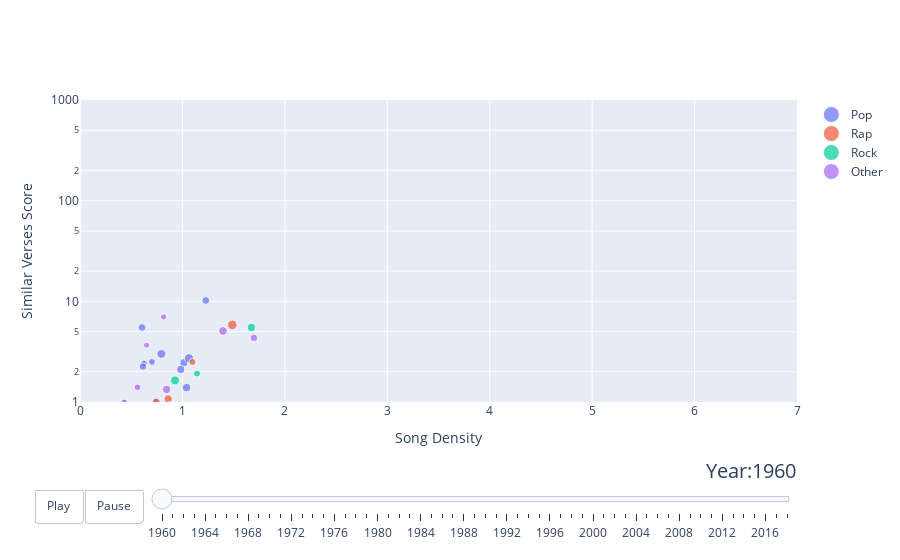

Source (notebook cell):
### Code cell
import plotly.graph_objects as go

dataset = df.dropna()

# url = "https://raw.githubusercontent.com/plotly/datasets/master/gapminderDataFiveYear.csv"
# dataset = pd.read_csv(url)

years = [str(i) for i in range(1960, 2019)]

# make list of genres
genres = ['Pop', 'Rap', 'Rock', 'Other']
# make figure
fig_dict = {
    "data": [],
    "layout": {},
    "frames": []
}

# x axis: density, y axis: similar verses score
fig_dict["layout"]["xaxis"] = {"range": [0, 7], "title": "Song Density"}
# fig_dict["layout"]["yaxis"] = {"title": "Similar Verses Score"}
fig_dict["layout"]["yaxis"] = {"range": [0, 3], "title": "Similar Verses Score", "type": "log"}
fig_dict["layout"]["hovermode"] = "closest"
fig_dict["layout"]["sliders"] = {
    "args": [
        "transition", {
            "duration": 400,
            "easing": "cubic-in-out"
        }
    ],
    "initialValue": "1960",
    "plotlycommand": "animate",
    "values": years,
    "visible": True
}
fig_dict["layout"]["updatemenus"] = [
    {
        "buttons": [
            {
                "args": [None, {"frame": {"duration": 500, "redraw": False},
                                "fromcurrent": True, "transition": {"duration": 300,
                                                                    "easing": "quadratic-in-out"}}],
                "label": "Play",
                "method": "animate"
            },
            {
                "args": [[None], {"frame": {"duration": 0, "redraw": False},
                                  "mode": "immediate",
                                  "transition": {"duration": 0}}],
                "label": "Pause",
                "method": "animate"
            }
        ],
        "direction": "left",
        "pad": {"r": 10, "t": 87},
        "showactive": False,
        "type": "buttons",
        "x": 0.1,
        "xanchor": "right",
        "y": 0,
        "yanchor": "top"
    }
]

sliders_dict = {
    "active": 0,
    "yanchor": "top",
    "xanchor": "left",
    "currentvalue": {
        "font": {"size": 20},
        "prefix": "Year:",
        "visible": True,
        "xanchor": "right"
    },
    "transition": {"duration": 300, "easing": "cubic-in-out"},
    "pad": {"b": 10, "t": 50},
    "len": 0.9,
    "x": 0.1,
    "y": 0,
    "steps": []
}

# make data
year = 1960
for genre in genres:
    dataset_by_year = dataset[dataset["year"] == year]
    dataset_by_year_and_genre = dataset_by_year[dataset_by_year["genre"] == genre]

    data_dict = {
        "x": list(dataset_by_year_and_genre["density"]),
        "y": list(dataset_by_year_and_genre["similar_verses_score"]),
        "mode": "markers",
#         "text": list(dataset_by_year_and_genre["genre"]),
#         "text": list(dataset_by_year_and_genre["title"]),
        "text": [title + " - " + artist for title,artist in zip(dataset_by_year_and_genre['title'],dataset_by_year_and_genre['artist'])],
        "marker": {
            "sizemode": "area",
#             "sizeref": df["num_words"].max() / 20 ** 2,
            "sizeref": df["num_unique_words"].max() / 15 ** 2,
            "size": list(dataset_by_year_and_genre["num_unique_words"])
        },
        "name": genre
    }
    fig_dict["data"].append(data_dict)

# make frames
for year in years:
    frame = {"data": [], "name": year}
    for genre in genres:
        dataset_by_year = dataset[dataset["year"] == int(year)]
        dataset_by_year_and_genre = dataset_by_year[
            dataset_by_year["genre"] == genre]
        data_dict = {
            "x": list(dataset_by_year_and_genre["density"]),
            "y": list(dataset_by_year_and_genre["similar_verses_score"]),
            "mode": "markers",
#             "text": list(dataset_by_year_and_genre["genre"]),
#             "text": list(dataset_by_year_and_genre["title"]),
            "text": [title + " - " + artist for title,artist in zip(dataset_by_year_and_genre['title'],dataset_by_year_and_genre['artist'])],
            "marker": {
                "sizemode": "area",
#                 "sizeref": df["num_words"].max() / 20 ** 2,
                "sizeref": df["num_unique_words"].max() / 15 ** 2,
                "size": list(dataset_by_year_and_genre["num_unique_words"])
            },
            "name": genre
        }
        frame["data"].append(data_dict)

    fig_dict["frames"].append(frame)
    slider_step = {"args": [
        [year],
        {"frame": {"duration": 300, "redraw": False},
         "mode": "immediate",
         "transition": {"duration": 300}}
    ],
        "label": year,
        "method": "animate"}
    sliders_dict["steps"].append(slider_step)


fig_dict["layout"]["sliders"] = [sliders_dict]

fig = go.Figure(fig_dict)

fig.show()

### Figure 1 — Plotly figure (JSON) as saved in the notebook; plotly's stock layout.template omitted (floating-point values rounded to 4 significant figures)
{"data": [{"marker": {"size": [64, 43, 78, 85, 78, 70, 50, 36, 64, 59, 58, 56, 61, 70, 47], "sizemode": "area", "sizeref": 1.96}, "mode": "markers", "name": "Pop", "text": ["Cathy's Clown - The Everly Brothers", "I'm Sorry - Brenda Lee", "It's Now or Never - Elvis Presley", "Everybody's Somebody's Fool - Connie Francis", "My Heart Has a Mind of Its Own - Connie Francis", "Puppy Love - Paul Anka", "Let It Be Me - The Everly Brothers", "Night - Jackie Wilson", "I Want to Be Wanted - Brenda Lee", "The Village of St. Bernadette - Andy Williams", "Mama - Connie Francis", "Among My Souvenirs - Connie Francis", "Stairway to Heaven - Neil Sedaka", "My Home Town - Paul Anka", "Georgia on My Mind - Ray Charles"], "type": "scatter", "x": [1.014, 0.625, 0.7949, 1.064, 1.02, 0.6364, 0.7386, 0.4333, 0.9838, 0.6061, 0.3787, 0.6149, 1.228, 1.041, 0.7023], "y": [2.455, 2.422, 3, 2.714, 0.9048, 0.25, 1, 1, 2.104, 5.5, 0, 2.25, 10.2, 1.389, 2.5]}, {"marker": {"size": [92, 49, 62, 69], "sizemode": "area", "sizeref": 1.96}, "mode": "markers", "name": "Rap", "text": ["Save the Last Dance for Me - The Drifters", "Devil or Angel - Bobby Vee", "Walking to New Orleans - Fats Domino", "Doggin' Around - Jackie Wilson"], "type": "scatter", "x": [1.487, 1.099, 0.7444, 0.8611], "y": [5.833, 2.5, 1.001, 1.071]}, {"marker": {"size": [82, 50, 63, 70], "sizemode": "area", "sizeref": 1.96}, "mode": "markers", "name": "Rock", "text": ["Stuck on You - Elvis Presley", "The Twist - Chubby Checker", "Lonely Blue Boy - Conway Twitty", "That's All You Gotta Do - Brenda Lee"], "type": "scatter", "x": [0.9275, 1.143, 0.8561, 1.673], "y": [1.638, 1.917, 0.25, 5.5]}, {"marker": {"size": [69, 219, 69, 73, 68, 45, 57, 60, 37, 38], "sizemode": "area", "sizeref": 1.96}, "mode": "markers", "name": "Other", "text": ["He'll Have to Go - Jim Reeves", "El Paso - Marty Robbins", "Sweet Nothin's - Brenda Lee", "Chain Gang - Sam Cooke", "Beyond the Sea - Bobby Darin", "It's Time to Cry - Paul Anka", "Wonderful World - Sam Cooke", "Young Emotions - Ricky Nelson", "When Will I Be Loved - The Everly Brothers", "Lonely Weekends - Charlie Rich"], "type": "scatter", "x": [1.086, 1.676, 0.972, 1.396, 0.8452, 0.5611, 1.698, 0.8733, 0.6507, 0.8167], "y": [0.4444, 0, 0.881, 5.071, 1.333, 1.4, 4.333, 0.9231, 3.667, 7]}], "layout": {"hovermode": "closest", "sliders": [{"active": 0, "currentvalue": {"font": {"size": 20}, "prefix": "Year:", "visible": true, "xanchor": "right"}, "len": 0.9, "pad": {"b": 10, "t": 50}, "steps": [{"args": [["1960"], {"frame": {"duration": 300, "redraw": false}, "mode": "immediate", "transition": {"duration": 300}}], "label": "1960", "method": "animate"}, {"args": [["1961"], {"frame": {"duration": 300, "redraw": false}, "mode": "immediate", "transition": {"duration": 300}}], "label": "1961", "method": "animate"}, {"args": [["1962"], {"frame": {"duration": 300, "redraw": false}, "mode": "immediate", "transition": {"duration": 300}}], "label": "1962", "method": "animate"}, {"args": [["1963"], {"frame": {"duration": 300, "redraw": false}, "mode": "immediate", "transition": {"duration": 300}}], "label": "1963", "method": "animate"}, {"args": [["1964"], {"frame": {"duration": 300, "redraw": false}, "mode": "immediate", "transition": {"duration": 300}}], "label": "1964", "method": "animate"}, {"args": [["1965"], {"frame": {"duration": 300, "redraw": false}, "mode": "immediate", "transition": {"duration": 300}}], "label": "1965", "method": "animate"}, {"args": [["1966"], {"frame": {"duration": 300, "redraw": false}, "mode": "immediate", "transition": {"duration": 300}}], "label": "1966", "method": "animate"}, {"args": [["1967"], {"frame": {"duration": 300, "redraw": false}, "mode": "immediate", "transition": {"duration": 300}}], "label": "1967", "method": "animate"}, {"args": [["1968"], {"frame": {"duration": 300, "redraw": false}, "mode": "immediate", "transition": {"duration": 300}}], "label": "1968", "method": "animate"}, {"args": [["1969"], {"frame": {"duration": 300, "redraw": false}, "mode": "immediate", "transition": {"duration": 300}}], "label": "1969", "method": "animate"}, {"args": [["1970"], {"frame": {"duration": 300, "redraw": false}, "mode": "immediate", "transition": {"duration": 300}}], "label": "1970", "method": "animate"}, {"args": [["1971"], {"frame": {"duration": 300, "redraw": false}, "mode": "immediate", "transition": {"duration": 300}}], "label": "1971", "method": "animate"}, {"args": [["1972"], {"frame": {"duration": 300, "redraw": false}, "mode": "immediate", "transition": {"duration": 300}}], "label": "1972", "method": "animate"}, {"args": [["1973"], {"frame": {"duration": 300, "redraw": false}, "mode": "immediate", "transition": {"duration": 300}}], "label": "1973", "method": "animate"}, {"args": [["1974"], {"frame": {"duration": 300, "redraw": false}, "mode": "immediate", "transition": {"duration": 300}}], "label": "1974", "method": "animate"}, {"args": [["1975"], {"frame": {"duration": 300, "redraw": false}, "mode": "immediate", "transition": {"duration": 300}}], "label": "1975", "method": "animate"}, {"args": [["1976"], {"frame": {"duration": 300, "redraw": false}, "mode": "immediate", "transition": {"duration": 300}}], "label": "1976", "method": "animate"}, {"args": [["1977"], {"frame": {"duration": 300, "redraw": false}, "mode": "immediate", "transition": {"duration": 300}}], "label": "1977", "method": "animate"}, {"args": [["1978"], {"frame": {"duration": 300, "redraw": false}, "mode": "immediate", "transition": {"duration": 300}}], "label": "1978", "method": "animate"}, {"args": [["1979"], {"frame": {"duration": 300, "redraw": false}, "mode": "immediate", "transition": {"duration": 300}}], "label": "1979", "method": "animate"}, {"args": [["1980"], {"frame": {"duration": 300, "redraw": false}, "mode": "immediate", "transition": {"duration": 300}}], "label": "1980", "method": "animate"}, {"args": [["1981"], {"frame": {"duration": 300, "redraw": false}, "mode": "immediate", "transition": {"duration": 300}}], "label": "1981", "method": "animate"}, {"args": [["1982"], {"frame": {"duration": 300, "redraw": false}, "mode": "immediate", "transition": {"duration": 300}}], "label": "1982", "method": "animate"}, {"args": [["1983"], {"frame": {"duration": 300, "redraw": false}, "mode": "immediate", "transition": {"duration": 300}}], "label": "1983", "method": "animate"}, {"args": [["1984"], {"frame": {"duration": 300, "redraw": false}, "mode": "immediate", "transition": {"duration": 300}}], "label": "1984", "method": "animate"}, {"args": [["1985"], {"frame": {"duration": 300, "redraw": false}, "mode": "immediate", "transition": {"duration": 300}}], "label": "1985", "method": "animate"}, {"args": [["1986"], {"frame": {"duration": 300, "redraw": false}, "mode": "immediate", "transition": {"duration": 300}}], "label": "1986", "method": "animate"}, {"args": [["1987"], {"frame": {"duration": 300, "redraw": false}, "mode": "immediate", "transition": {"duration": 300}}], "label": "1987", "method": "animate"}, {"args": [["1988"], {"frame": {"duration": 300, "redraw": false}, "mode": "immediate", "transition": {"duration": 300}}], "label": "1988", "method": "animate"}, {"args": [["1989"], {"frame": {"duration": 300, "redraw": false}, "mode": "immediate", "transition": {"duration": 300}}], "label": "1989", "method": "animate"}, {"args": [["1990"], {"frame": {"duration": 300, "redraw": false}, "mode": "immediate", "transition": {"duration": 300}}], "label": "1990", "method": "animate"}, {"args": [["1991"], {"frame": {"duration": 300, "redraw": false}, "mode": "immediate", "transition": {"duration": 300}}], "label": "1991", "method": "animate"}, {"args": [["1992"], {"frame": {"duration": 300, "redraw": false}, "mode": "immediate", "transition": {"duration": 300}}], "label": "1992", "method": "animate"}, {"args": [["1993"], {"frame": {"duration": 300, "redraw": false}, "mode": "immediate", "transition": {"duration": 300}}], "label": "1993", "method": "animate"}, {"args": [["1994"], {"frame": {"duration": 300, "redraw": false}, "mode": "immediate", "transition": {"duration": 300}}], "label": "1994", "method": "animate"}, {"args": [["1995"], {"frame": {"duration": 300, "redraw": false}, "mode": "immediate", "transition": {"duration": 300}}], "label": "1995", "method": "animate"}, {"args": [["1996"], {"frame": {"duration": 300, "redraw": false}, "mode": "immediate", "transition": {"duration": 300}}], "label": "1996", "method": "animate"}, {"args": [["1997"], {"frame": {"duration": 300, "redraw": false}, "mode": "immediate", "transition": {"duration": 300}}], "label": "1997", "method": "animate"}, {"args": [["1998"], {"frame": {"duration": 300, "redraw": false}, "mode": "immediate", "transition": {"duration": 300}}], "label": "1998", "method": "animate"}, {"args": [["1999"], {"frame": {"duration": 300, "redraw": false}, "mode": "immediate", "transition": {"duration": 300}}], "label": "1999", "method": "animate"}, {"args": [["2000"], {"frame": {"duration": 300, "redraw": false}, "mode": "immediate", "transition": {"duration": 300}}], "label": "2000", "method": "animate"}, {"args": [["2001"], {"frame": {"duration": 300, "redraw": false}, "mode": "immediate", "transition": {"duration": 300}}], "label": "2001", "method": "animate"}, {"args": [["2002"], {"frame": {"duration": 300, "redraw": false}, "mode": "immediate", "transition": {"duration": 300}}], "label": "2002", "method": "animate"}, {"args": [["2003"], {"frame": {"duration": 300, "redraw": false}, "mode": "immediate", "transition": {"duration": 300}}], "label": "2003", "method": "animate"}, {"args": [["2004"], {"frame": {"duration": 300, "redraw": false}, "mode": "immediate", "transition": {"duration": 300}}], "label": "2004", "method": "animate"}, {"args": [["2005"], {"frame": {"duration": 300, "redraw": false}, "mode": "immediate", "transition": {"duration": 300}}], "label": "2005", "method": "animate"}, {"args": [["2006"], {"frame": {"duration": 300, "redraw": false}, "mode": "immediate", "transition": {"duration": 300}}], "label": "2006", "method": "animate"}, {"args": [["2007"], {"frame": {"duration": 300, "redraw": false}, "mode": "immediate", "transition": {"duration": 300}}], "label": "2007", "method": "animate"}, {"args": [["2008"], {"frame": {"duration": 300, "redraw": false}, "mode": "immediate", "transition": {"duration": 300}}], "label": "2008", "method": "animate"}, {"args": [["2009"], {"frame": {"duration": 300, "redraw": false}, "mode": "immediate", "transition": {"duration": 300}}], "label": "2009", "method": "animate"}, {"args": [["2010"], {"frame": {"duration": 300, "redraw": false}, "mode": "immediate", "transition": {"duration": 300}}], "label": "2010", "method": "animate"}, {"args": [["2011"], {"frame": {"duration": 300, "redraw": false}, "mode": "immediate", "transition": {"duration": 300}}], "label": "2011", "method": "animate"}, {"args": [["2012"], {"frame": {"duration": 300, "redraw": false}, "mode": "immediate", "transition": {"duration": 300}}], "label": "2012", "method": "animate"}, {"args": [["2013"], {"frame": {"duration": 300, "redraw": false}, "mode": "immediate", "transition": {"duration": 300}}], "label": "2013", "method": "animate"}, {"args": [["2014"], {"frame": {"duration": 300, "redraw": false}, "mode": "immediate", "transition": {"duration": 300}}], "label": "2014", "method": "animate"}, {"args": [["2015"], {"frame": {"duration": 300, "redraw": false}, "mode": "immediate", "transition": {"duration": 300}}], "label": "2015", "method": "animate"}, {"args": [["2016"], {"frame": {"duration": 300, "redraw": false}, "mode": "immediate", "transition": {"duration": 300}}], "label": "2016", "method": "animate"}, {"args": [["2017"], {"frame": {"duration": 300, "redraw": false}, "mode": "immediate", "transition": {"duration": 300}}], "label": "2017", "method": "animate"}, {"args": [["2018"], {"frame": {"duration": 300, "redraw": false}, "mode": "immediate", "transition": {"duration": 300}}], "label": "2018", "method": "animate"}], "transition": {"duration": 300, "easing": "cubic-in-out"}, "x": 0.1, "xanchor": "left", "y": 0, "yanchor": "top"}], "updatemenus": [{"buttons": [{"args": [null, {"frame": {"duration": 500, "redraw": false}, "fromcurrent": true, "transition": {"duration": 300, "easing": "quadratic-in-out"}}], "label": "Play", "method": "animate"}, {"args": [[null], {"frame": {"duration": 0, "redraw": false}, "mode": "immediate", "transition": {"duration": 0}}], "label": "Pause", "method": "animate"}], "direction": "left", "pad": {"r": 10, "t": 87}, "showactive": false, "type": "buttons", "x": 0.1, "xanchor": "right", "y": 0, "yanchor": "top"}], "xaxis": {"range": [0, 7], "title": {"text": "Song Density"}}, "yaxis": {"range": [0, 3], "title": {"text": "Similar Verses Score"}, "type": "log"}}}
